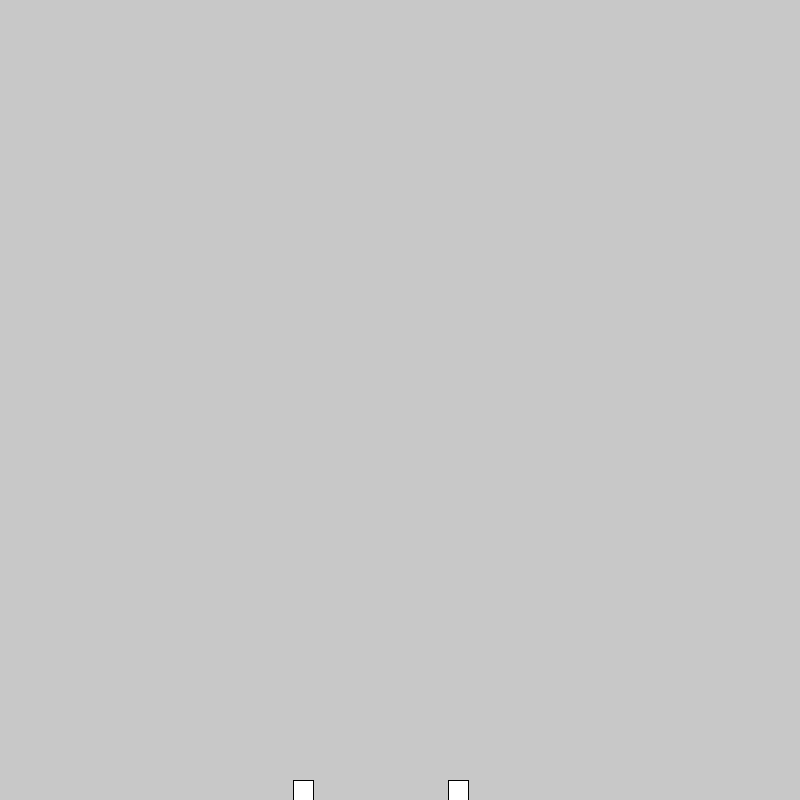
Frame 1 (no input)
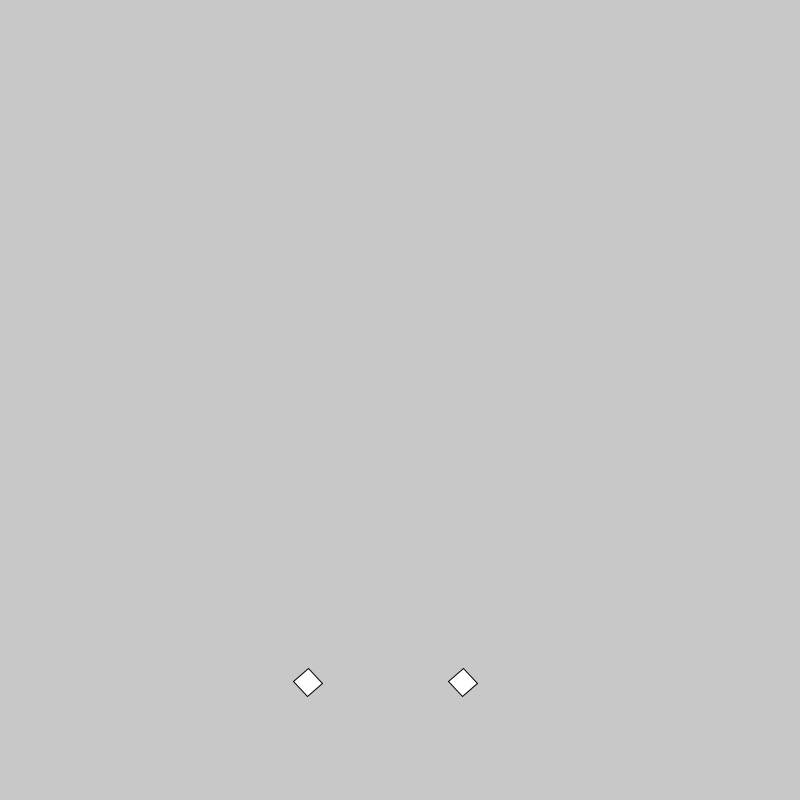
Frame 60 (the mouse pressed at the canvas centre just before this capture)
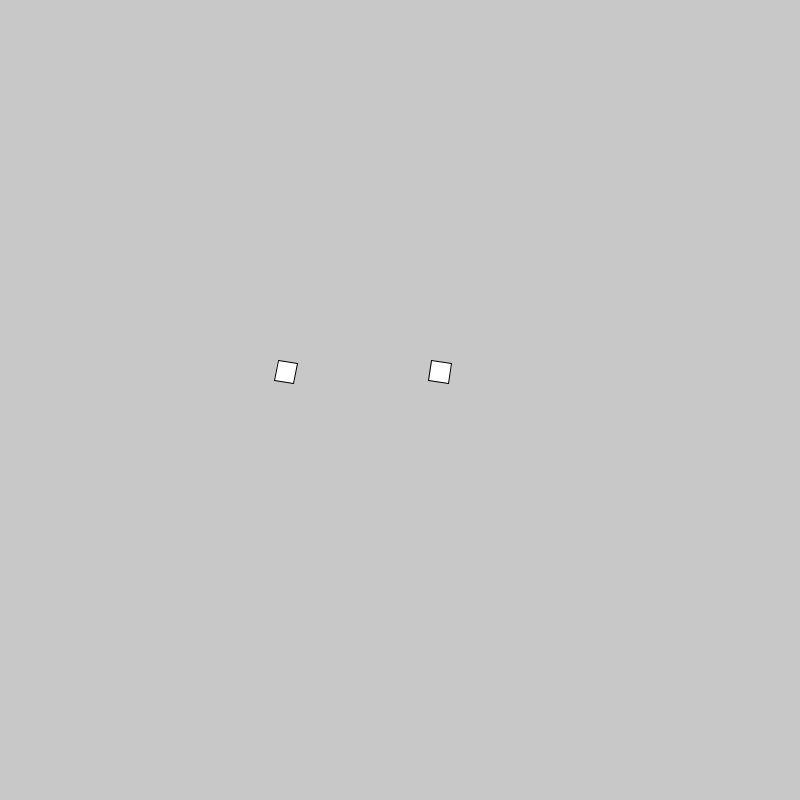
Frame 120 (the mouse held since frame 60 and released just before this capture)

The Processing sketch that drew these frames (run headless with seeded random() and noise(); from frame 60 on, the mouse is pressed at the canvas centre):

// Processing sketch: physics_engine_v1_2
// ── physics_engine_v1_2.pde
//physics engine v1.2
//adding rotation


//ticks per second
float tickRate = 60;
//difference in time between the previous tick and this one
float dt = 1/tickRate;
int totalTicks = 0;
//time it should run for in ticks
int runTime = 1000;

//var multiplied to all positions for more realism
int posMap = 20;

//amount of particles in the scene
int n = 2;

float gravity = 9.81;

ArrayList<Rigidbody> rbs = new ArrayList<Rigidbody>();
ArrayList<BoxShape> boxShapes = new ArrayList<BoxShape>();

void setup(){
  size(800, 800);
  frameRate(60);
  
  
  
  for(int i = 0; i < n; i++){
    Rigidbody rb = new Rigidbody();
    rbs.add(rb);
    rbs.get(i).shape = new BoxShape();
    rbs.get(i).shape.rb = rb;
    
    
  }
  
}

void draw(){
  background(200);
  
  fixedUpdate();
}

void fixedUpdate(){
  if(totalTicks <= runTime){
    delay((int)(dt*1000));
    totalTicks++;
    print("tick");
    
    for(Rigidbody rb : rbs){
      rb.update();
    }
  }
}
// ── BoxShape.pde
class BoxShape{
  
  //PVector pos;
  float w = 20;
  float h = 20;
  float mass = 1;
  float momentOfInertia = mass * (w*w + h*h) / 12;
  
  Rigidbody rb;
  
  BoxShape(){
    //pos = new PVector(rb.lPos.x, rb.lPos.y);
  }
  
  void update(){
    render();
  }
  
  void render(){
    pushMatrix();
    translate(rb.lPos.x - w/2, rb.lPos.y - h/2);
    rotate(rb.aPos);
    rect(0, 0, w, h);
    popMatrix();
    
    //println(rb.lPos.x + ", " + rb.lPos.y + ", " + rb.lVel.x + ", " + rb.lVel.y);
    println(rb.lVel.y);
  }
}
// ── Rigidbody.pde
class Rigidbody{
  
  PVector lPos;
  PVector lVel;
  PVector lAcc;
  float aPos;
  float aVel;
  float aAcc;
  
  PVector force;
  float torque;
  
  BoxShape shape;
  
  
  Rigidbody(){
    lPos = new PVector(random(width/4, width/4 + width/2), height-10);
    lVel = new PVector(0, 0);
    lAcc = new PVector(0, 0);
    
    force = new PVector(0, 0);
  }
  
  void update(){
    shape.update();
    
    ComputeForceAndTorque(this);
    
    lAcc = new PVector(force.x / shape.mass, force.y / shape.mass);
    lVel.x += lAcc.x * dt;
    lVel.y += lAcc.y * dt;
    lPos.x += lVel.x * dt * posMap;
    lPos.y += lVel.y * dt * posMap;
    
    aAcc = torque / shape.momentOfInertia;
    aVel += aAcc * dt;
    aPos += aVel * dt;
  }
  
  void ComputeForceAndTorque(Rigidbody rb){
    PVector f = new PVector(0, -10);
    rb.force = f;
    PVector r = new PVector(rb.shape.w /2, rb.shape.h / 2);
    rb.torque = r.x * f.y - r.y * f.x;
  }
  
}
